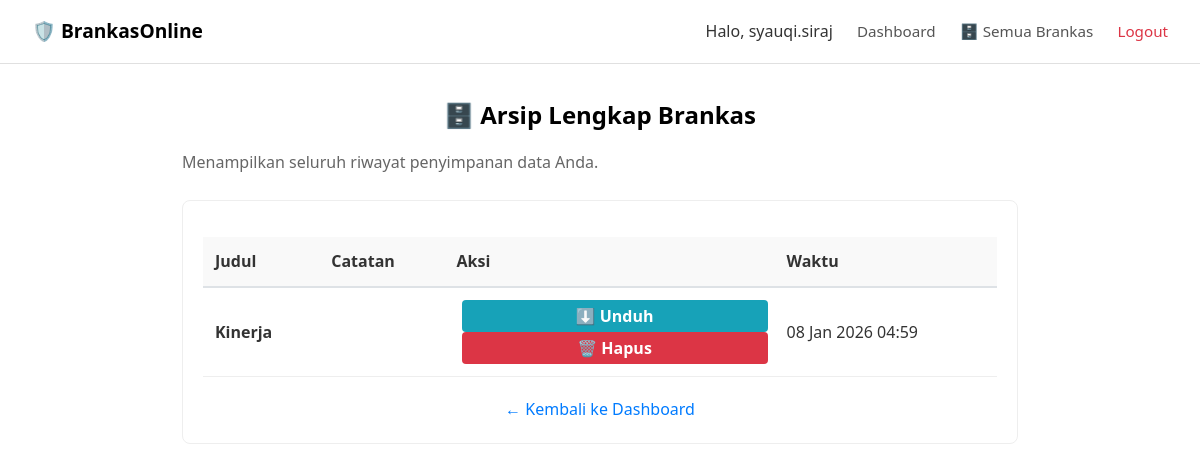
Before: /brankas_list/semua/ (signed in) with the older database file.
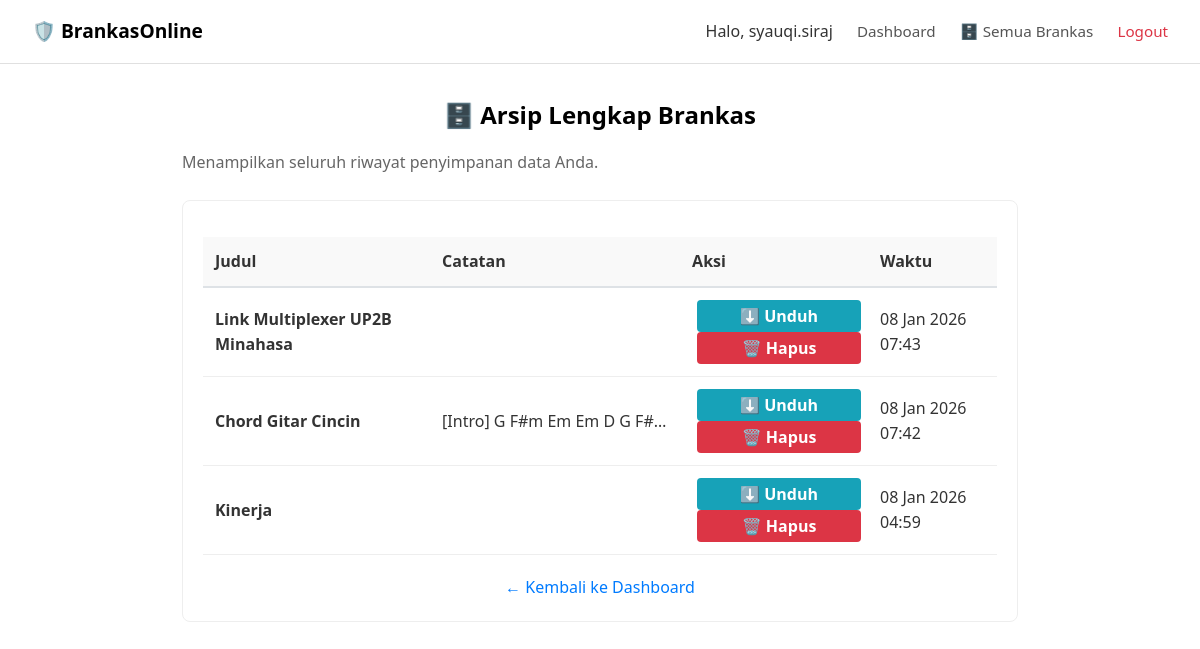
After: the same page with the newer database file.
### posts/models.py (models this page shows, shortened)
class Brankas(models.Model):
    user = models.ForeignKey(User, on_delete=models.CASCADE)
    judul = models.CharField(max_length=200)
    catatan = models.TextField(blank=True, null=True)
    file_rahasia = models.FileField(
        upload_to=user_dir,
        validators=[validasi_file],
        blank=True, null=True
        )
    waktu_dibuat = models.DateTimeField(auto_now_add=True)

### posts/views.py (the view)
# urls.py: path('brankas_list/semua/', views.brankas_list_view, name=('brankas_list'))
@never_cache
@login_required(login_url='login')
def brankas_list_view(request):
    semua_data = Brankas.objects.filter(user=request.user).order_by('-waktu_dibuat')
    context = {
        'files': semua_data
    }
    return render(request, 'brankas_list.html', context)

### templates/brankas_list.html (shortened to what this page needs)
{% extends 'layout.html' %}
{% block content %}
<div>
    <h2 class="dashboard-title">🗄️ Arsip Lengkap Brankas</h2>
    <p>Menampilkan seluruh riwayat penyimpanan data Anda.</p>
    <div class="dashboard-card">
        {% if files %}
            <div style="overflow-x: auto;">
                <table style="width: 100%; border-collapse: collapse;">
                    <thead>
                        <tr style="background-color: #f8f9fa; border-bottom: 2px solid #dee2e6;">
                            <th style="padding: 12px; text-align: left;">Judul</th>
                            <th style="padding: 12px; text-align: left;">Catatan</th>
                            <th style="padding: 12px; text-align: left;">Aksi</th>
                            <th style="padding: 12px; text-align: left;">Waktu</th>
                        </tr>
                    </thead>
                    <tbody>
                        {% for item in files %}
                        <tr style="border-bottom: 1px solid #dee2e6;">
                            <td style="padding: 12px;"><strong>{{ item.judul }}</strong></td>
                            <td style="padding: 12px; max-width: 250px; white-space: nowrap; overflow: hidden; text-overflow: ellipsis;">
                                {{ item.catatan }}
                            </td>
                            <td style="padding: 12px;">
                                <a href="{% url 'download_brankas' item.id %}" style="text-decoration: none;">
                                    <button style="background-color: #17a2b8; color: white; border: none; padding: 5px 10px; cursor: pointer; margin-left: 5px; border-radius: 4px;">
                                        ⬇️ Unduh
                                    </button>
                                </a>
                                <button onclick="bukaModal('{{ item.id }}', '{{ item.judul | escapejs }}')"
                                        style="background-color: #dc3545; color: white; border: none; padding: 5px 10px; cursor: pointer; margin-left: 5px; border-radius: 4px;">
                                    🗑️ Hapus
                                </button>
                            </td>
                            <td style="padding: 12px;">{{ item.waktu_dibuat|date:"d M Y H:i" }}</td>
                        </tr>
                        {% endfor %}
                    </tbody>
                </table>
            </div>
        {% else %}
            <p class="text-center" style="margin-top: 20px;">
                <em>Belum ada data sama sekali.</em>
            </p>
        {% endif %}
        <div style="margin-top: 20px; text-align: center;">
            <a href="{% url 'dashboard' %}" style="text-decoration: none; color: #007bff;">&larr; Kembali ke Dashboard</a>
        </div>
    </div>
</div>
{% endblock %}

Changed rows visible on the page:
added Brankas: judul "Link Multiplexer UP2B Minahasa", waktu_dibuat "08 Jan 2026 07:43"
added Brankas: judul "Chord Gitar Cincin", catatan "[Intro] G F#m Em Em D G F#…", waktu_dibuat "08 Jan 2026 07:42"
